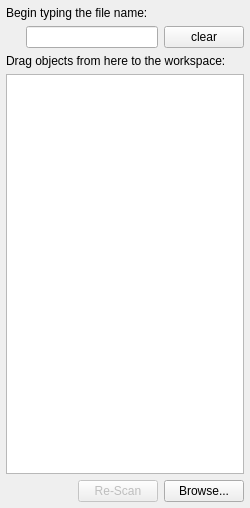
<?xml version="1.0" encoding="UTF-8"?>
<ui version="4.0">
 <class>LoadObjectsPanel</class>
 <widget class="QDockWidget" name="LoadObjectsPanel">
  <property name="windowModality">
   <enum>Qt::NonModal</enum>
  </property>
  <property name="geometry">
   <rect>
    <x>0</x>
    <y>0</y>
    <width>250</width>
    <height>508</height>
   </rect>
  </property>
  <property name="sizePolicy">
   <sizepolicy hsizetype="MinimumExpanding" vsizetype="Preferred">
    <horstretch>0</horstretch>
    <verstretch>0</verstretch>
   </sizepolicy>
  </property>
  <property name="minimumSize">
   <size>
    <width>250</width>
    <height>420</height>
   </size>
  </property>
  <property name="features">
   <set>QDockWidget::DockWidgetClosable|QDockWidget::DockWidgetMovable</set>
  </property>
  <property name="allowedAreas">
   <set>Qt::LeftDockWidgetArea|Qt::RightDockWidgetArea</set>
  </property>
  <property name="windowTitle">
   <string>Load Objects</string>
  </property>
  <widget class="QWidget" name="dockWidgetContents">
   <layout class="QVBoxLayout" name="verticalLayout">
    <property name="margin">
     <number>6</number>
    </property>
    <item>
     <widget class="QLabel" name="label">
      <property name="text">
       <string>Begin typing the file name:</string>
      </property>
     </widget>
    </item>
    <item>
     <layout class="QHBoxLayout" name="horizontalLayout">
      <item>
       <spacer name="horizontalSpacer_2">
        <property name="orientation">
         <enum>Qt::Horizontal</enum>
        </property>
        <property name="sizeType">
         <enum>QSizePolicy::Fixed</enum>
        </property>
        <property name="sizeHint" stdset="0">
         <size>
          <width>20</width>
          <height>20</height>
         </size>
        </property>
       </spacer>
      </item>
      <item>
       <widget class="QLineEdit" name="fileNameTypeahead">
        <property name="sizePolicy">
         <sizepolicy hsizetype="Preferred" vsizetype="Fixed">
          <horstretch>0</horstretch>
          <verstretch>0</verstretch>
         </sizepolicy>
        </property>
       </widget>
      </item>
      <item>
       <widget class="QPushButton" name="clearFileNameTypeahead">
        <property name="sizePolicy">
         <sizepolicy hsizetype="Fixed" vsizetype="Fixed">
          <horstretch>0</horstretch>
          <verstretch>0</verstretch>
         </sizepolicy>
        </property>
        <property name="text">
         <string>clear</string>
        </property>
       </widget>
      </item>
     </layout>
    </item>
    <item>
     <widget class="QLabel" name="label_2">
      <property name="text">
       <string>Drag objects from here to the workspace:</string>
      </property>
     </widget>
    </item>
    <item>
     <widget class="QListWidget" name="objectsList">
      <property name="dragEnabled">
       <bool>true</bool>
      </property>
      <property name="dragDropMode">
       <enum>QAbstractItemView::DragOnly</enum>
      </property>
     </widget>
    </item>
    <item>
     <layout class="QHBoxLayout" name="horizontalLayout_2">
      <item>
       <spacer name="horizontalSpacer">
        <property name="orientation">
         <enum>Qt::Horizontal</enum>
        </property>
        <property name="sizeHint" stdset="0">
         <size>
          <width>40</width>
          <height>20</height>
         </size>
        </property>
       </spacer>
      </item>
      <item>
       <widget class="QPushButton" name="rescan">
        <property name="enabled">
         <bool>false</bool>
        </property>
        <property name="text">
         <string>Re-Scan</string>
        </property>
       </widget>
      </item>
      <item>
       <widget class="QPushButton" name="browse">
        <property name="text">
         <string>Browse...</string>
        </property>
       </widget>
      </item>
     </layout>
    </item>
   </layout>
  </widget>
 </widget>
 <resources/>
 <connections/>
</ui>
